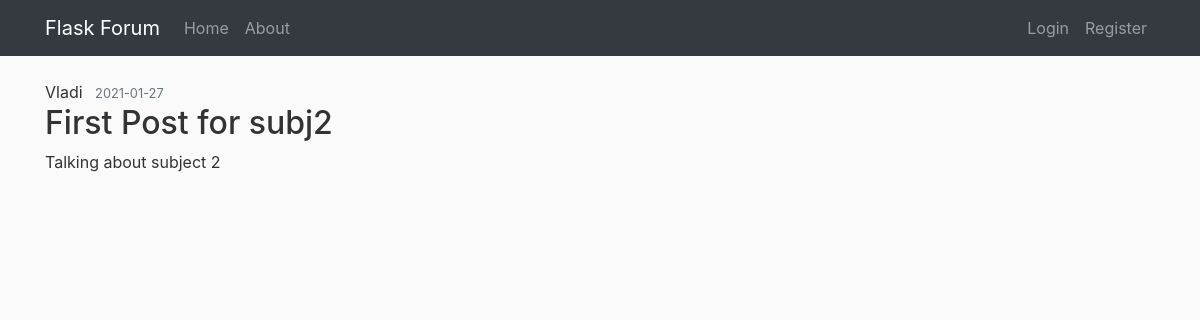
Screenshot of /post/2 with the database file from the repository.
### flaskforum/models.py (models this page shows, shortened)
class User(db.Model, UserMixin):
    id = db.Column(db.Integer, primary_key=True)
    username = db.Column(db.String(20), unique=True, nullable=False)
    email = db.Column(db.String(100), unique=True, nullable=False)
    password = db.Column(db.String(60), nullable=False)
    posts = db.relationship('Post', backref='uploader', lazy=True)

class Post(db.Model):
    id = db.Column(db.Integer, primary_key=True)
    title = db.Column(db.String(150), nullable=False)
    date_posted = db.Column(db.DateTime, nullable=False, default=datetime.utcnow)
    content = db.Column(db.Text, nullable=False)
    user_id = db.Column(db.Integer, db.ForeignKey('user.id'), nullable=False)
    topic_id = db.Column(db.Integer, db.ForeignKey('topic.id'), nullable=False)

### flaskforum/routes.py (the view)
@app.route("/post/<int:post_id>")
def post(post_id):
    post = Post.query.get_or_404(post_id)
    return render_template('post.html', title=post.title, post=post)

### flaskforum/templates/post.html (shortened to what this page needs)
{% extends "layout.html" %}
{% block content %}
	<article class="media content-section">
		<div class="media-body">
		    <div class="article-metadata">
		    <a class="mr-2">{{ post.uploader.username }}</a>
            <small class="text-muted">{{ post.date_posted.strftime('%Y-%m-%d') }}</small>
          </div>
          <h2 class="article-title">{{ post.title }}</h2>
              <p class="article-content text_limit">{{ post.content }}</p>
        </div>
    </article>
{% endblock %}

### flaskforum/static/main.css (style rules this page uses)
body { background: #fafafa; color: #333333; margin-top: 5rem; }
.text_limit { overflow: hidden; }

### rows the page displays
User: uploader.username "Vladi"
Post: date_posted "2021-01-27", title "First Post for subj2", content "Talking about subject 2"
